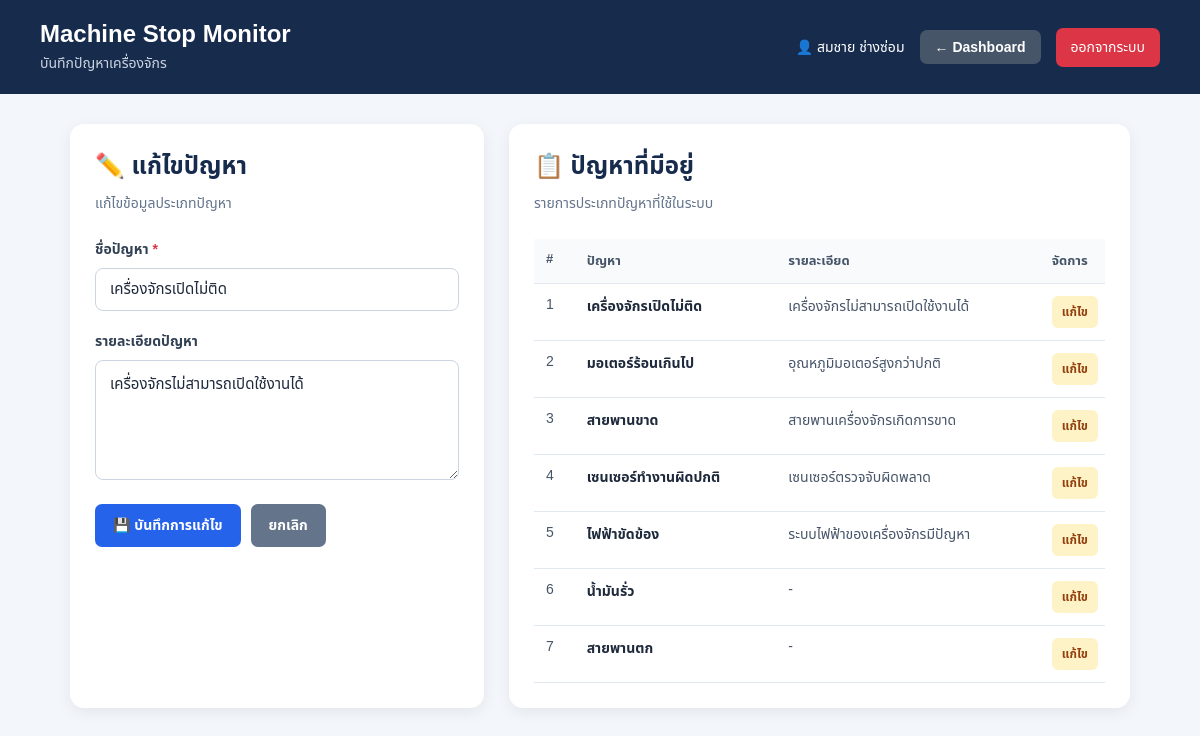
The app's page /problem.php?edit=1 (signed in) with its own data.
### tables this page shows
CREATE TABLE problems (
    id INTEGER PRIMARY KEY AUTOINCREMENT,
    problem_name TEXT NOT NULL UNIQUE,
    description TEXT
);

### problem.php (the view, shortened to what this page needs)
<?php
require_once 'db.php';
$user = $_SESSION['user'];
$editProblem = null;
if (isset($_GET['edit'])) {
    $editId = $_GET['edit'];
    $stmt = $db->prepare("
        SELECT
            id,
            problem_name,
            description
        FROM problems
        WHERE id = ?
        LIMIT 1
    ");
    $stmt->execute([
        $editId
    ]);
    $editProblem = $stmt->fetch();
}
$stmt = $db->prepare("
    SELECT
        id,
        problem_name,
        description
    FROM problems
    ORDER BY id ASC
");
$stmt->execute();
$problems = $stmt->fetchAll();
?>
<!DOCTYPE html>
<html lang="th">
<head>
    <link
        rel="stylesheet"
        href="css/style.css"
    >
</head>
<body class="dashboard-page">
    <header class="dashboard-header">
        <div>
            <a
                href="dashboard.php"
                class="site-logo"
            >
                Machine Stop Monitor
            </a>
            <p>
                บันทึกปัญหาเครื่องจักร
            </p>
        </div>
        <div class="user-area">
            <span>
                👤
                <?php
                echo htmlspecialchars(
                    $user['full_name']
                );
                ?>
            </span>
            <a
                href="dashboard.php"
                class="back-btn"
            >
                ← Dashboard
            </a>
            <a
                href="logout.php"
                class="logout-btn"
            >
                ออกจากระบบ
            </a>
        </div>
    </header>
    <main class="problem-container">
        <div class="problem-grid">
            <section class="problem-card">
                <?php if ($editProblem): ?>
                    <h2>
                        ✏️ แก้ไขปัญหา
                    </h2>
                    <p>
                        แก้ไขข้อมูลประเภทปัญหา
                    </p>
                <?php endif; ?>
                <form method="POST">
                    <div class="form-group">
                        <label for="problem_name">
                            ชื่อปัญหา
                            <span>*</span>
                        </label>
                        <input
                            type="text"
                            name="problem_name"
                            id="problem_name"
                            placeholder="เช่น น้ำมันรั่ว"
                            value="<?php
                            if ($editProblem) {
                                echo htmlspecialchars(
                                    $editProblem['problem_name']
                                );
                            } else {
                                echo htmlspecialchars(
                                    $_POST['problem_name']
                                    ?? ''
                                );
                            }
                            ?>"
                            required
                        >
                    </div>
                    <div class="form-group">
                        <label for="description">
                            รายละเอียดปัญหา
                        </label>
                        <textarea
                            name="description"
                            id="description"
                            placeholder="อธิบายรายละเอียดของปัญหา..."
                        ><?php
                        if ($editProblem) {
                            echo htmlspecialchars(
                                $editProblem['description']
                            );
                        } else {
                            echo htmlspecialchars(
                                $_POST['description']
                                ?? ''
                            );
                        }
                        ?></textarea>
                    </div>
                    <div class="problem-actions">
                        <button
                            type="submit"
                            class="save-problem-btn"
                        >
                            💾
                            <?php
                            echo $editProblem
                                ? 'บันทึกการแก้ไข'
                                : 'เพิ่มปัญหา';
                            ?>
                        </button>
                        <?php if ($editProblem): ?>
                            <a
                                href="problem.php"
                                class="cancel-problem-btn"
                            >
                                ยกเลิก
                            </a>
                        <?php endif; ?>
                    </div>
                </form>
            </section>
            <section class="problem-card">
                <h2>
                    📋 ปัญหาที่มีอยู่
                </h2>
                <p>
                    รายการประเภทปัญหาที่ใช้ในระบบ
                </p>
                <?php if (count($problems) > 0): ?>
                    <div class="problem-table-wrapper">
                        <table class="problem-table">
                            <thead>
                                <tr>
                                    <th>
                                        #
                                    </th>
                                    <th>
                                        ปัญหา
                                    </th>
                                    <th>
                                        รายละเอียด
                                    </th>
                                    <th>
                                        จัดการ
                                    </th>
                                </tr>
                            </thead>
                            <tbody>
                                <?php foreach (
                                    $problems as $problem
                                ): ?>
                                    <tr>
                                        <td>
                                            <?php
                                            echo htmlspecialchars(
                                                $problem['id']
                                            );
                                            ?>
                                        </td>
                                        <td>
                                            <div class="problem-name">
                                                <?php
                                                echo htmlspecialchars(
                                                    $problem['problem_name']
                                                );
                                                ?>
                                            </div>
                                        </td>
                                        <td>
                                            <?php
                                            if (
                                                !empty(
                                                    $problem['description']
                                                )
                                            ) {
                                                echo htmlspecialchars(
                                                    $problem['description']
                                                );
                                            } else {
                                                echo '-';
                                            }
                                            ?>
                                        </td>
                                        <td>
                                            <a
                                                href="problem.php?edit=<?php
                                                    echo $problem['id'];
                                                ?>"
                                                class="problem-edit-btn"
                                            >
                                                แก้ไข
                                            </a>
                                        </td>
                                    </tr>
                                <?php endforeach; ?>
                            </tbody>
                        </table>
                    </div>
                <?php else: ?>
                    <div class="empty-data">
                        ยังไม่มีข้อมูลปัญหา
                    </div>
                <?php endif; ?>
            </section>
        </div>
    </main>
</body>
</html>

### css/style.css (style rules this page uses)
* { box-sizing: border-box; margin: 0; padding: 0; }
body { font-family: Arial, "Noto Sans Thai", sans-serif; }
.form-group { margin-bottom: 20px; }
.form-group label { display: block; margin-bottom: 8px; color: #334155; font-weight: bold; font-size: 14px; }
.form-group label span { color: #dc3545; }
.form-group input[type="text"], .form-group input[type="password"], .form-group select, .form-group textarea { width: 100%; box-sizing: border-box; padding: 12px 14px; border: 1px solid #cbd5e1; border-radius: 8px; background: white; color: #1e293b; font-family: inherit; font-size: 15px; outline: none; transition: 0.2s; }
.form-group textarea { resize: vertical; min-height: 120px; }
.dashboard-page { margin: 0; background: #f3f6fb; color: #1f2937; min-height: 100vh; }
.dashboard-header { background: #172b4d; color: white; padding: 20px 40px; display: flex; justify-content: space-between; align-items: center; gap: 20px; }
.site-logo { display: inline-block; color: white; text-decoration: none; font-size: 24px; font-weight: bold; transition: 0.2s; }
.dashboard-header p { margin: 5px 0 0; color: #cbd5e1; font-size: 14px; }
.user-area { display: flex; align-items: center; gap: 15px; font-size: 14px; }
.logout-btn { text-decoration: none; color: white; background: #dc3545; padding: 9px 15px; border-radius: 7px; transition: 0.2s; }
.back-btn { display: inline-block; background: #475569; color: white; text-decoration: none; border-radius: 7px; padding: 9px 15px; font-size: 14px; font-weight: bold; transition: 0.2s; }
table { width: 100%; border-collapse: collapse; min-width: 750px; }
thead { background: #f1f5f9; }
th { text-align: left; padding: 13px; font-size: 14px; color: #475569; }
td { padding: 14px 13px; border-top: 1px solid #e5e7eb; font-size: 14px; vertical-align: middle; }

### problem.php (style rules this page uses)
.problem-container { max-width: 1100px; margin: 30px auto; padding: 0 20px; }
.problem-grid { display: grid; grid-template-columns: minmax(300px, 1fr) minmax(400px, 1.5fr); gap: 25px; }
.problem-card { background: white; border-radius: 14px; padding: 25px; box-shadow: 0 4px 15px rgba(0, 0, 0, 0.07); }
.problem-card h2 { margin: 0 0 8px; color: #172b4d; }
.problem-card > p { color: #64748b; margin: 0 0 25px; font-size: 14px; }
.problem-card .form-group { margin-bottom: 20px; }
.problem-card .form-group label { display: block; margin-bottom: 8px; color: #334155; font-weight: bold; }
.problem-card .form-group label span { color: #dc3545; }
.problem-card .form-group input, .problem-card .form-group textarea { width: 100%; box-sizing: border-box; padding: 12px 14px; border: 1px solid #cbd5e1; border-radius: 8px; font-family: inherit; font-size: 15px; outline: none; }
.problem-card .form-group textarea { min-height: 120px; resize: vertical; }
.problem-actions { display: flex; gap: 10px; margin-top: 20px; }
.save-problem-btn { border: none; background: #2563eb; color: white; padding: 11px 18px; border-radius: 7px; cursor: pointer; font-family: inherit; font-size: 14px; font-weight: bold; }
.cancel-problem-btn { display: inline-block; background: #64748b; color: white; text-decoration: none; padding: 11px 18px; border-radius: 7px; font-size: 14px; font-weight: bold; }
.problem-table-wrapper { width: 100%; overflow-x: auto; }
.problem-table { width: 100%; min-width: 650px; border-collapse: collapse; }
.problem-table th, .problem-table td { padding: 12px; border-bottom: 1px solid #e2e8f0; text-align: left; vertical-align: top; }
.problem-table th { background: #f8fafc; color: #475569; font-size: 13px; }
.problem-table td { color: #475569; font-size: 14px; }
.problem-name { font-weight: bold; color: #1e293b; }
.problem-edit-btn { display: inline-block; padding: 7px 10px; background: #fef3c7; color: #92400e; text-decoration: none; border-radius: 6px; font-size: 12px; font-weight: bold; margin-right: 4px; }

### records on screen
problems: problem_name "เครื่องจักรเปิดไม่ติด", description "เครื่องจักรไม่สามารถเปิดใช้งานได้", id "1"
problems: id "2", problem_name "มอเตอร์ร้อนเกินไป", description "อุณหภูมิมอเตอร์สูงกว่าปกติ"
problems: id "3", problem_name "สายพานขาด", description "สายพานเครื่องจักรเกิดการขาด"
problems: id "4", problem_name "เซนเซอร์ทำงานผิดปกติ", description "เซนเซอร์ตรวจจับผิดพลาด"
problems: id "5", problem_name "ไฟฟ้าขัดข้อง", description "ระบบไฟฟ้าของเครื่องจักรมีปัญหา"
problems: id "6", problem_name "น้ำมันรั่ว"
problems: id "7", problem_name "สายพานตก"

### other values on screen
$user['full_name'] "สมชาย ช่างซ่อม"
